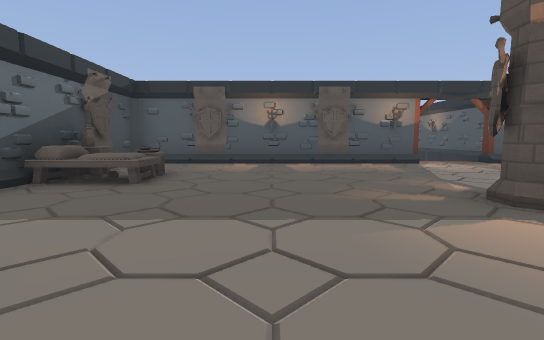
view 1 (above)

15 first-person views from a walk through a level from a Godot 3-D game. The camera is 1.2 m above the floor, tilts 6° down and sees 85° across. The floor is counted in squares, 2 m on a side. Each view is taken from the middle of a square. On the plan, view 1 faces up. The plan holds only what a view shows up to about 9 squares ahead; the rest is blank. Flat picture figures and markers are not drawn. Some surface patterns are stand-ins.

view 2
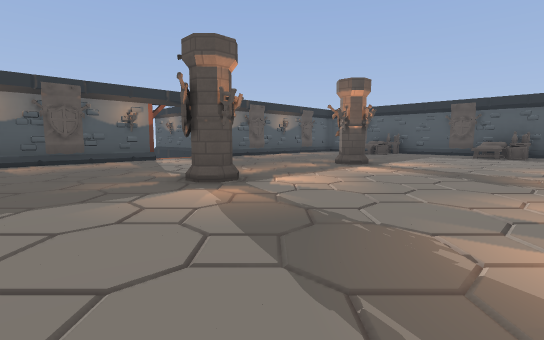

view 3
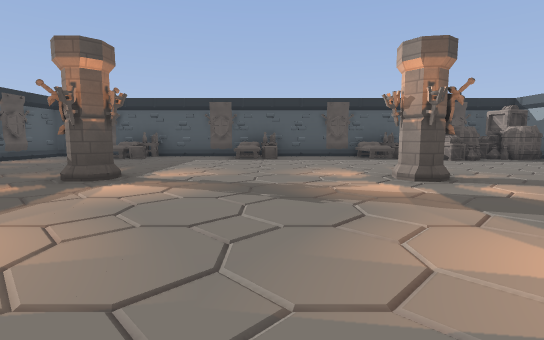

view 4
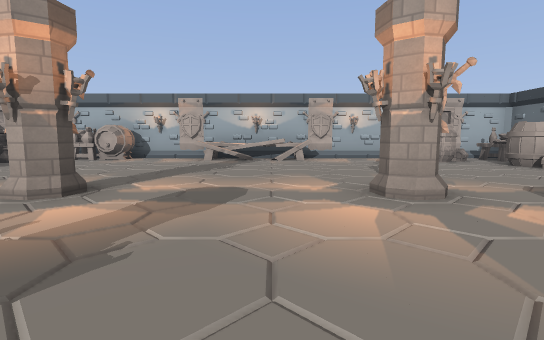

view 5
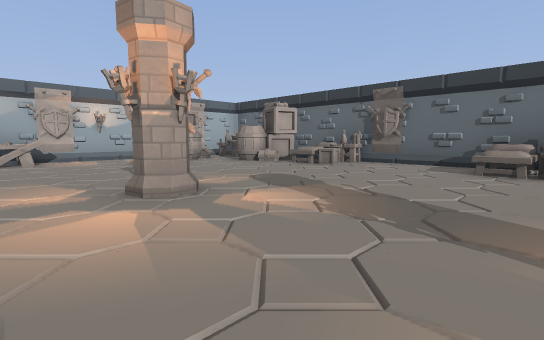

view 6
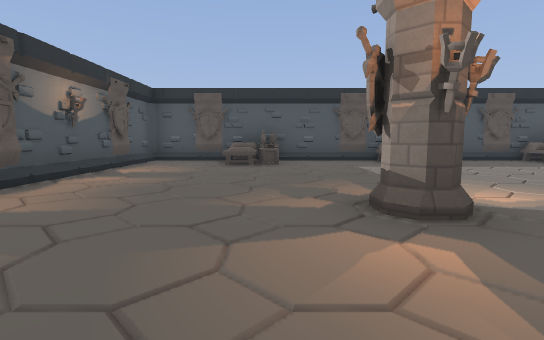

view 7
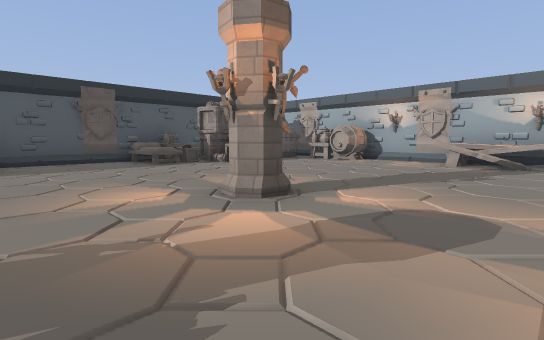

view 8
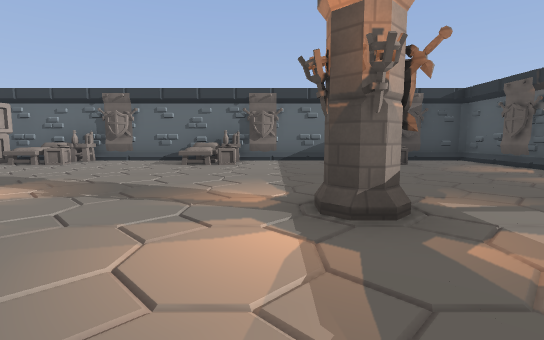

view 9
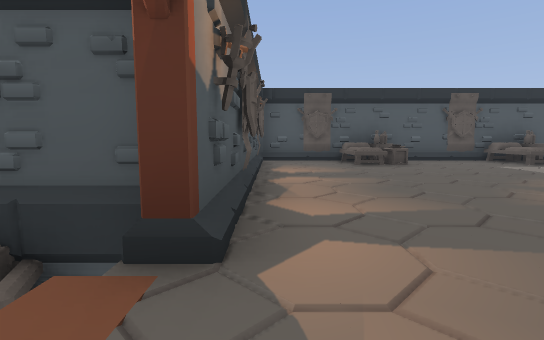

view 10
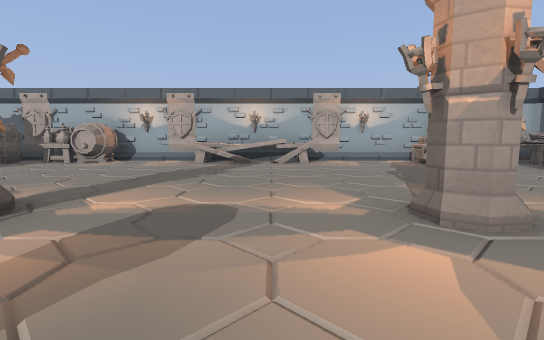

view 11
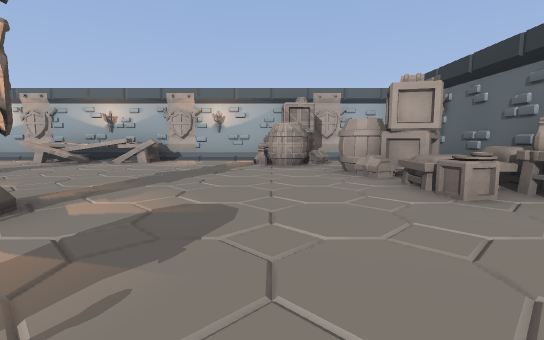

view 12
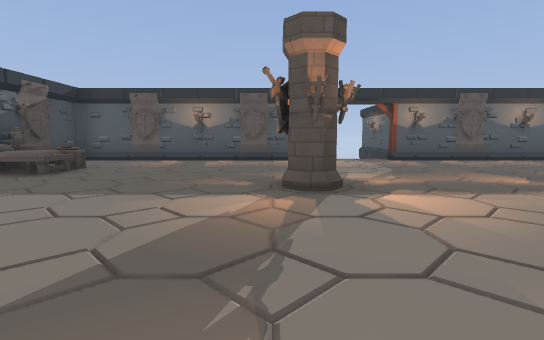

view 13
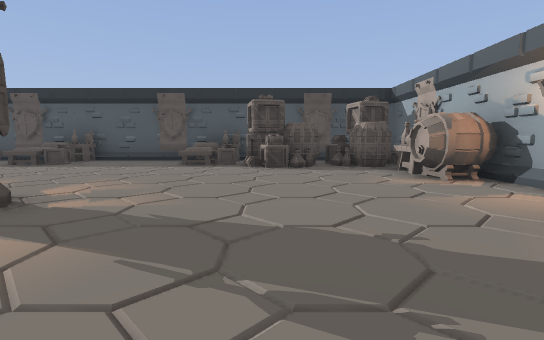

view 14
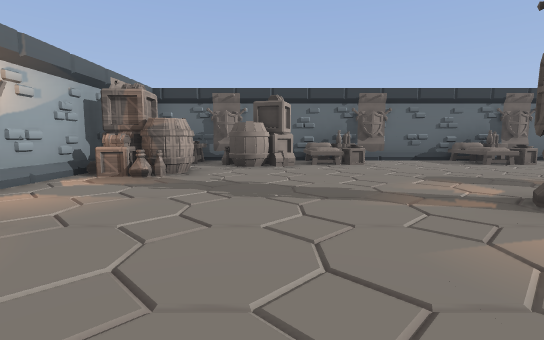

view 15
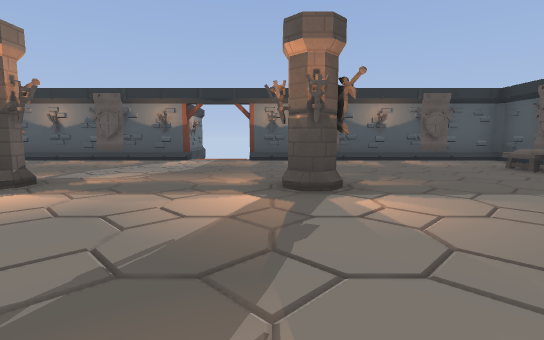

### Floor plan
Points are (right, up) in squares from view 1. A wall is a line through its corners. A room is listed if a view was taken in it or the views show most of it. See-through windows are left out.
Room 1 (views 1, 2, 3, 4, 5, 6, 7, 8, 9, 10, 11, 12, 13, 14, 15)
walls: (5.5, -7.3) (6.2, -7.1); (3.6, 7.4) (-3.4, 7.4) (-3.4, 5.4); (12.4, 1.4) (12.4, 3.6); (3.1, -7.3) (3.4, -7.3); (12.4, -2.6) (12.4, -0.4); (8.2, -7.3) (9.9, -7.3); (-1.2, -5.4) (-1.5, -6); (5.8, -8.2) (6.6, -8.2); (-1.7, -4.8) (-1.1, -5.6); (6.2, -8.2) (6.8, -8.2); (6.1, -8.3) (6.8, -8.2); (-3.4, -0.4) (-3.4, -2.6); (5.4, -8.4) (8.8, -8.4); (9.2, -7.3) (9.6, -7.2); (-1.9, -5) (-1.1, -5.3); (-2.4, -4.5) (-1.8, -5.1); (2.2, -8.2) (3.1, -8.4); (2.1, -8.4) (2.9, -8.2); (-3.4, 3.5) (-3.4, 1.4); (12.4, 5.4) (12.4, 7.4) (5.4, 7.4); (-2.9, -5.1) (-2.4, -4.6) (-1.8, -4.7) (-2, -5.1) (-1.3, -5) (-1.2, -5.7) (-1.8, -6.1); (0.6, -8.4) (3.6, -8.4); (9.4, -8.4) (10.5, -8.4); (11.6, -8.4) (12.2, -8.4); (-3.4, -8.4) (-1.4, -8.4)
low walls: (5.5, -7.3) (6.2, -7.3); (5.5, -7.8) (6, -7.8); (8.5, -7.5) (9, -7.5); (-2, -4.7) (-1.6, -4.5) (-1.4, -4.9); (3.1, -8.4) (3.1, -7.3); (6.4, 8.9) (5.8, 8.6)
ways out: opening at (4.5, 8)
objects: table (-3, -7) to (-2, -7); bed (-3, -4) to (-2, -3); bed (-3, 0) to (-2, 1); bed (-3, 4) to (-2, 5); box (-1, -8) to (0, -7); pillar (2, -2); pillar (2, 3); torch (3, -2); torch (3, 3); torch (6, -2); torch (6, 3); pillar (7, -2); pillar (7, 3); box (10, -5) to (12, -5); box (11, -8) to (12, -6); bed (11, -4) to (12, -3); bed (11, 0) to (12, 1); bed (11, 4) to (12, 5)

Positions as (right, up) in squares from view 1, and headings:
1: (0, 0), facing up
2: (0, -1), facing up-right
3: (2, 0), facing right
4: (4, 1), facing down
5: (4, 1), facing down-left
6: (4, 4), facing right
7: (4, 0), facing down-right
8: (5, 2), facing left
9: (4, 7), facing right
10: (4, 0), facing down
11: (0, 0), facing down
12: (2, -1), facing up
13: (4, -5), facing right
14: (5, -5), facing left
15: (6, -1), facing up
